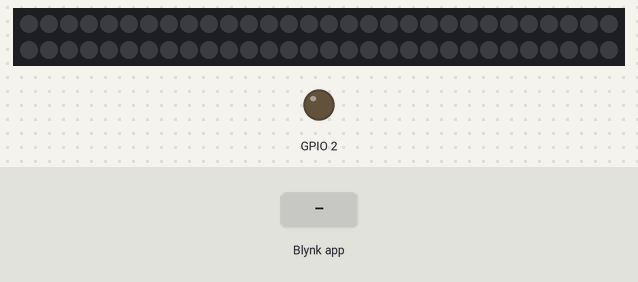
The sketch below on a simulated ESP8266 (NodeMCU). Shown: 60 RGB LEDs in strip order, left to right, continuing on the next row, output pins drawn as LEDs (lit = HIGH). The test bench sets the inputs (shaded band). Dim RGB values are drawn brighter than linear; WiFi joins after 1.5 s; servers stay silent unless stated; not simulated (calls return 0 or success): private.h; what the sketch prints to the serial monitor is not drawn.

Above: at 3.0 s.
3.1 s: Blynk app writes 1 to V1
At 4.2 s:
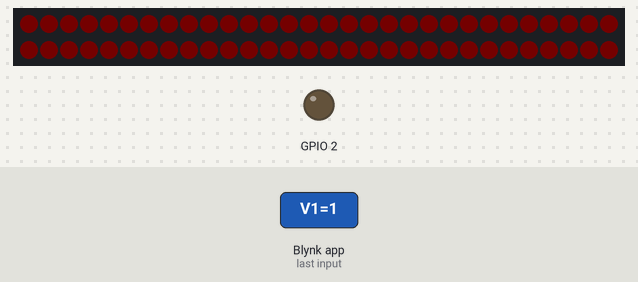
4.6 s: Blynk app writes 1 to V2
At 5.3 s:
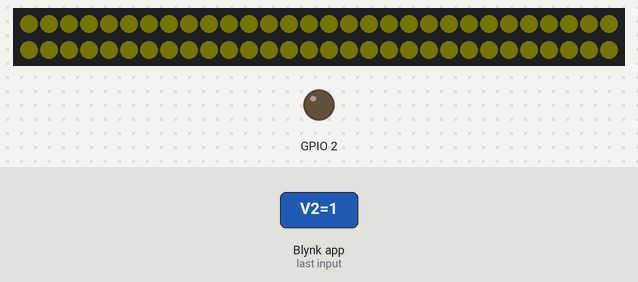
6.1 s: Blynk app writes 0 to V1
At 6.5 s:
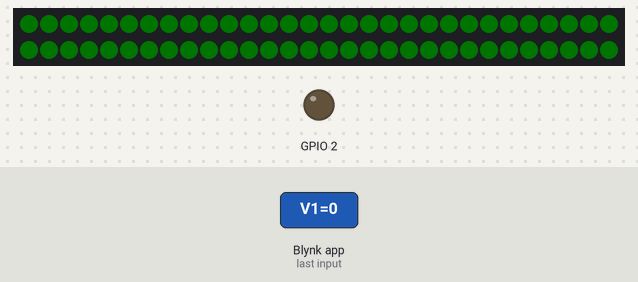
7.6 s: Blynk app writes 1 to V3
At 8.8 s:
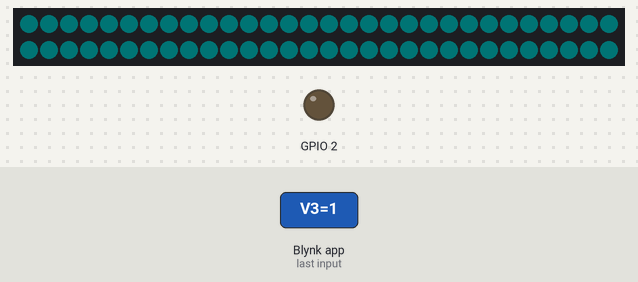
9.1 s: Blynk app writes 0 to V2
At 10.0 s:
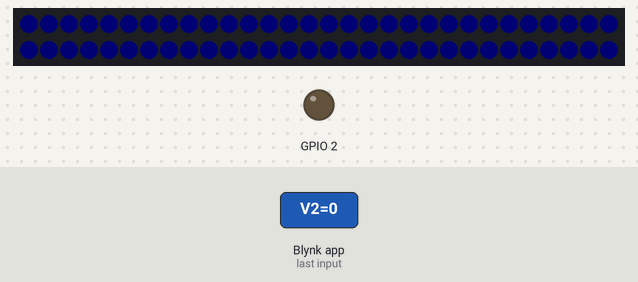
10.6 s: Blynk app writes 1 to V1
At 11.1 s:
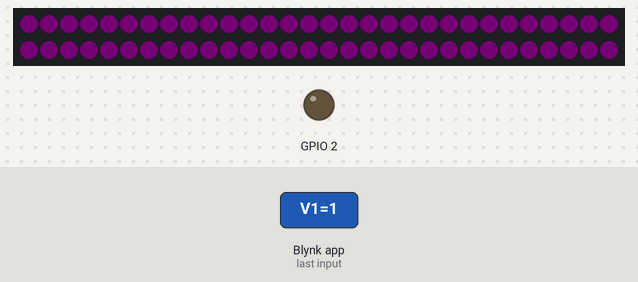
Timing chart, 0 to 13.1 s (numbered marks = the images above; inputs shaded):
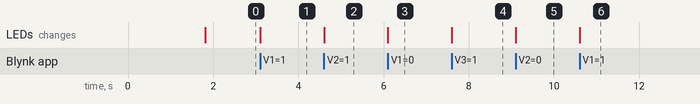

Measured:
- after the input at 3.1 s, the LEDs: change at once (image 1)
- after the input at 4.6 s, the LEDs: change at once (image 2)
- after the input at 6.1 s, the LEDs: change at once (image 3)
- after the input at 7.6 s, the LEDs: change at once (image 4)
- after the input at 9.1 s, the LEDs: change at once (image 5)
- after the input at 10.6 s, the LEDs: change at once (image 6)

The sketch:

Esp8266_WS2812B_Standalone.ino
```cpp
// ESP8266
#include <ESP8266WiFi.h>
#include <BlynkSimpleEsp8266.h>
#include <ESP8266mDNS.h>
#include <WiFiUdp.h>
#include <ArduinoOTA.h>

// LED Control
#include <FastLED.h>

#include "private.h"

// ESP8266
#define BLYNK_PRINT Serial

// LED Control
#define LED_PIN     4   // output pin for the LED strip
#define NUM_LEDS    60  // number of LEDs being controlled
CRGB leds[NUM_LEDS];
CRGB ledsTemp[NUM_LEDS];

int redVal = 0;
int greenVal = 0;
int blueVal = 0;

int pinValue = 0;

void setup()
{
  // LEDs
  FastLED.addLeds<WS2812, LED_PIN, GRB>(leds, NUM_LEDS);

  pinMode(LED_BUILTIN, OUTPUT);

  // Setup blink pin
  pinMode(LED_BUILTIN, OUTPUT);     // Initialize the LED_BUILTIN pin as an output

  // Debug console
  Serial.begin(115200);

  // auth, ssid, pass defined in private.h
  Blynk.begin(auth, ssid, pass);

  // Used for OTA (over the air) updates
  WiFi.mode(WIFI_STA);
  WiFi.begin(ssid, pass);
  while (WiFi.waitForConnectResult() != WL_CONNECTED) {
    Serial.println("Connection Failed! Rebooting...");
    delay(5000);
    ESP.restart();
  }

  ArduinoOTA.setHostname("LED Lights Esp8266");

  ArduinoOTA.onStart([]() {
    String type;
    if (ArduinoOTA.getCommand() == U_FLASH) {
      type = "sketch";
    } else { // U_FS
      type = "filesystem";
    }

    Serial.println("Start updating " + type);
  });
  ArduinoOTA.onEnd([]() {
    Serial.println("\nEnd");
  });
  ArduinoOTA.onProgress([](unsigned int progress, unsigned int total) {
    Serial.printf("Progress: %u%%\r", (progress / (total / 100)));
  });
  ArduinoOTA.onError([](ota_error_t error) {
    Serial.printf("Error[%u]: ", error);
    if (error == OTA_AUTH_ERROR) {
      Serial.println("Auth Failed");
    } else if (error == OTA_BEGIN_ERROR) {
      Serial.println("Begin Failed");
    } else if (error == OTA_CONNECT_ERROR) {
      Serial.println("Connect Failed");
    } else if (error == OTA_RECEIVE_ERROR) {
      Serial.println("Receive Failed");
    } else if (error == OTA_END_ERROR) {
      Serial.println("End Failed");
    }
  });
  ArduinoOTA.begin();
  Serial.println("Ready");
  Serial.print("IP address: ");
  Serial.println(WiFi.localIP());

  turnOffLights();
  digitalWrite(LED_BUILTIN, LOW);
}

// On off pin
BLYNK_WRITE(V0){
  pinValue = param.asInt();

  if(pinValue == 1){
    runLightAnim();
  }else{
    turnOffLights();
  }
}

BLYNK_WRITE(V1){
  redVal = param.asInt();

  runLightAnim();
  Blynk.virtualWrite(V0, HIGH);
}

BLYNK_WRITE(V2){
  greenVal = param.asInt();

  runLightAnim();
  Blynk.virtualWrite(V0, HIGH);
}

BLYNK_WRITE(V3){
  blueVal = param.asInt();

  runLightAnim();
  Blynk.virtualWrite(V0, HIGH);
}

void loop()
{
  ArduinoOTA.handle();

  Blynk.run();
}

void runLightAnim(){
  for (int i = 0; i < 60; i++) {
    leds[i] = CRGB(redVal, greenVal, blueVal);
  }
  FastLED.show();
}

void turnOffLights(){
  for (int i = 0; i < 60; i++) {
    leds[i] = CRGB (0, 0, 0);
  }
  FastLED.show();
}
```
